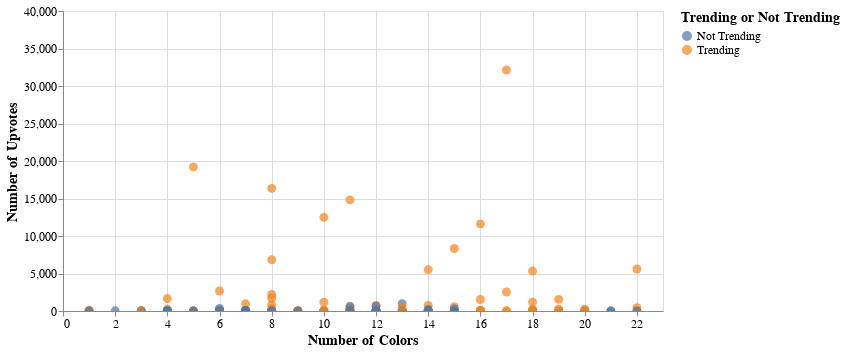

Notebook code for this chart:
### Code cell
scatterplot2 = alt.Chart(df2).mark_circle().\
encode(
    alt.X('colors:Q',title='Number of Colors',axis=alt.Axis(labelAngle=0),scale = alt.Scale(domain = [min(df.time_created),max(df.time_created)])),
    alt.Y(attribute+':Q',title='Number of '+attribute.title()),
    alt.Color('is_trending:N',title='Trending or Not Trending'),
    tooltip=['image','flairs','is_dynamic','is_interactive']
    ). \
properties(width=600,height=300).configure_axis(
    labelFontSize=12,
    titleFontSize=14).configure_legend(titleColor='black', titleFontSize=14,labelFontSize=12).interactive()

selection=alt.selection_single(on='mouseover',empty="none");
sizeCondition=alt.condition(selection,alt.value(400),alt.value(80))
scatterplot2 = scatterplot2.add_selection(
    selection                       # step 3, chart 1
).encode(
    size=sizeCondition,             # step 4, chart 1 (only size)
)
scatterplot2

### Figure 1 — Vega-Lite specification as saved in the notebook (floating-point values rounded to 4 significant figures; data arrays with more than 128 entries replaced by an {"elided": "..."} marker saying what was removed)
{"config": {"view": {"continuousWidth": 400, "continuousHeight": 300}, "axis": {"labelFontSize": 12, "titleFontSize": 14}, "legend": {"labelFontSize": 12, "titleColor": "black", "titleFontSize": 14}}, "data": {"name": "data-60cbf76aaf0fd5a8ba0c3f29de6e97e5"}, "mark": "circle", "encoding": {"color": {"field": "is_trending", "title": "Trending or Not Trending", "type": "nominal"}, "size": {"condition": {"value": 400, "selection": "selector028"}, "value": 80}, "tooltip": [{"field": "image", "type": "nominal"}, {"field": "flairs", "type": "nominal"}, {"field": "is_dynamic", "type": "nominal"}, {"field": "is_interactive", "type": "nominal"}], "x": {"axis": {"labelAngle": 0}, "field": "colors", "scale": {"domain": [0, 23]}, "title": "Number of Colors", "type": "quantitative"}, "y": {"field": "upvotes", "title": "Number of Upvotes", "type": "quantitative"}}, "height": 300, "selection": {"selector027": {"type": "interval", "bind": "scales", "encodings": ["x", "y"]}, "selector028": {"type": "single", "on": "mouseover", "empty": "none"}}, "width": 600, "$schema": "https://vega.github.io/schema/vega-lite/v4.17.0.json", "datasets": {"data-60cbf76aaf0fd5a8ba0c3f29de6e97e5": {"elided": "173 records"}}}
